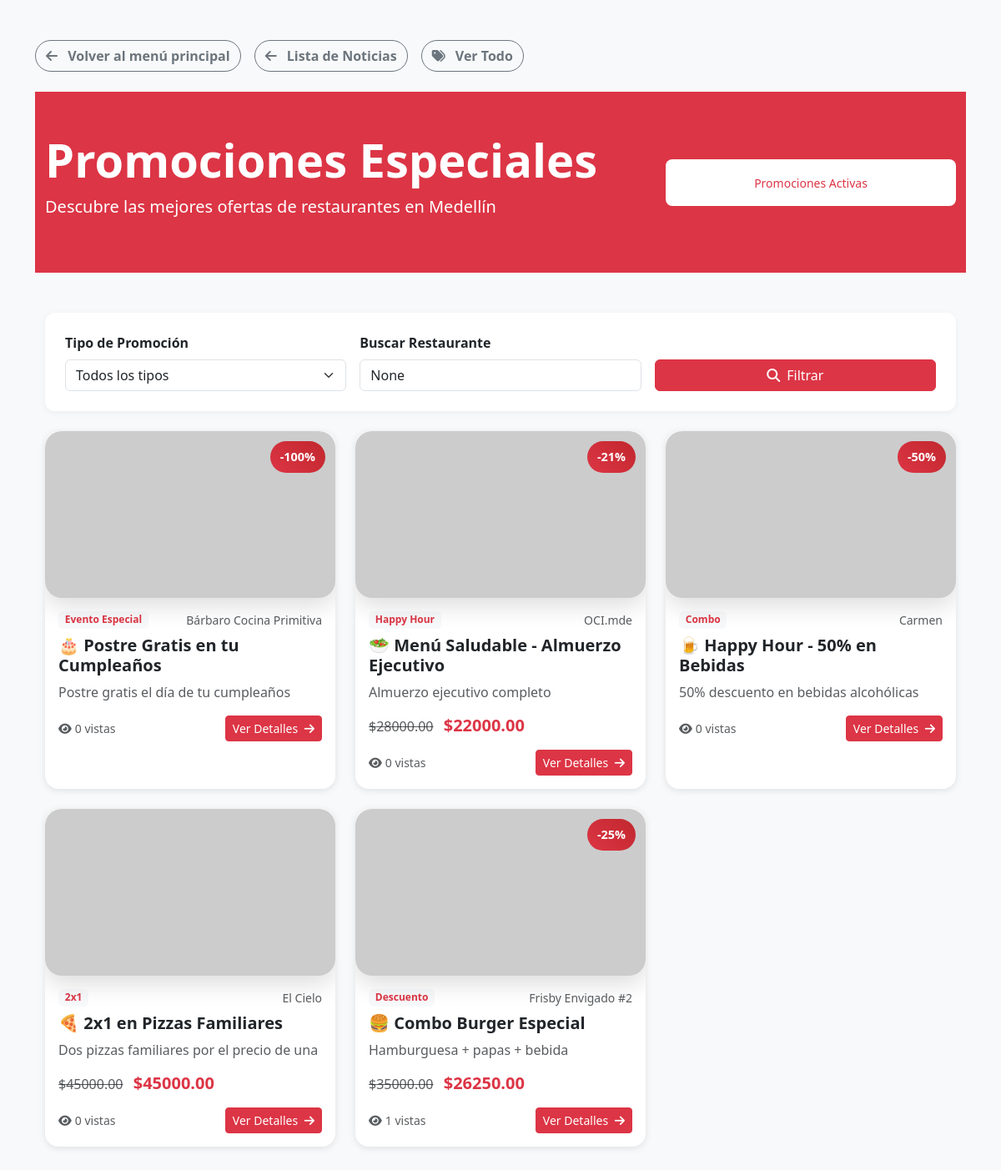
The app's page /promociones/ with its own data.
### promociones/models.py (models this page shows, shortened)
class Promocion(models.Model):
    titulo = models.CharField(max_length=200, help_text="Título llamativo de la promoción")
    descripcion = models.TextField(help_text="Descripción detallada de la promoción")
    descripcion_corta = models.CharField(max_length=150, help_text="Descripción breve para tarjetas")
    restaurante = models.ForeignKey(Business, on_delete=models.CASCADE, related_name='promociones')
    tipo_promocion = models.ForeignKey(TipoPromocion, on_delete=models.CASCADE)
    descuento_porcentaje = models.DecimalField(max_digits=5, decimal_places=2, blank=True, null=True, help_text="Ej: 25.00 para 25%")
    precio_original = models.DecimalField(max_digits=10, decimal_places=2, blank=True, null=True)
    precio_promocional = models.DecimalField(max_digits=10, decimal_places=2, blank=True, null=True)
    fecha_inicio = models.DateField()
    fecha_fin = models.DateField()
    hora_inicio = models.TimeField(blank=True, null=True, help_text="Hora de inicio diaria")
    hora_fin = models.TimeField(blank=True, null=True, help_text="Hora de fin diaria")
    dias_validos = models.CharField(max_length=20, default="1234567", help_text="1=Lunes, 7=Domingo")
    activa = models.BooleanField(default=True)
    limite_personas = models.PositiveIntegerField(blank=True, null=True, help_text="Límite de personas que pueden usar la promoción")
    usos_actuales = models.PositiveIntegerField(default=0)
    imagen_principal = models.URLField(blank=True, null=True)
    imagen_secundaria = models.URLField(blank=True, null=True)
    terminos_condiciones = models.TextField(blank=True, help_text="Términos y condiciones específicos")
    creada_en = models.DateTimeField(auto_now_add=True)
    actualizada_en = models.DateTimeField(auto_now=True)
    creada_por = models.ForeignKey(settings.AUTH_USER_MODEL, on_delete=models.SET_NULL, null=True, blank=True)
    vistas = models.PositiveIntegerField(default=0)
    me_gusta = models.PositiveIntegerField(default=0)
    def calcular_descuento(self):
        if self.precio_original and self.precio_promocional:
            descuento = ((self.precio_original - self.precio_promocional) / self.precio_original) * 100
            return round(descuento, 2)
        return self.descuento_porcentaje
    def tiempo_restante(self):
        hoy = timezone.now().date()
        if self.fecha_fin > hoy:
            return (self.fecha_fin - hoy).days
        return 0
    class Meta:
        verbose_name = "Promoción"
        verbose_name_plural = "Promociones"
        ordering = ['-creada_en']

class TipoPromocion(models.Model):
    nombre = models.CharField(max_length=50, unique=True)
    descripcion = models.TextField(blank=True)
    class Meta:
        verbose_name = "Tipo de Promoción"
        verbose_name_plural = "Tipos de Promociones"

### appdely/models.py (models this page shows, shortened)
class Business(models.Model):
    business_name = models.CharField(max_length=50)
    address = models.CharField(max_length=100)
    description = models.TextField()
    phone_number = models.CharField(max_length=30)
    email = models.CharField(max_length=50)
    status = models.BooleanField(default=True)
    created_at = models.DateTimeField(auto_now_add=True)
    updated_at = models.DateTimeField(auto_now=True)
    business_type = models.ForeignKey(BusinessType, on_delete=models.CASCADE)
    image_url = models.CharField(max_length=100, blank=True, null=True)
    def average_rating(self):
        reviews = self.review_set.all()
        if reviews.exists():
            return round(sum(r.rating for r in reviews) / reviews.count(), 2)
        return None
    average_rating.short_description = 'Promedio de Calificación'

### promociones/views.py (the view)
# urls.py: path('', views.promociones_list, name='promociones_list'),
def promociones_list(request):
    promociones = Promocion.objects.filter(activa=True).select_related('restaurante', 'tipo_promocion')
    tipo_filtro = request.GET.get('tipo')
    if tipo_filtro:
        promociones = promociones.filter(tipo_promocion__id=tipo_filtro)
    restaurante_filtro = request.GET.get('restaurante')
    if restaurante_filtro:
        promociones = promociones.filter(restaurante__business_name__icontains=restaurante_filtro)
    promociones = promociones.order_by('-creada_en')
    paginator = Paginator(promociones, 12)  # 12 promociones por página
    page_number = request.GET.get('page')
    page_obj = paginator.get_page(page_number)
    tipos_promocion = TipoPromocion.objects.all()
    context = {
        'promociones': page_obj,
        'tipos_promocion': tipos_promocion,
        'tipo_seleccionado': tipo_filtro,
        'restaurante_busqueda': restaurante_filtro,
    }
    return render(request, 'promociones/promociones_list.html', context)

### promociones/templates/promociones/promociones_list.html (shortened to what this page needs)
{% load static %}
<!DOCTYPE html>
<html lang="es">
<head>
  <link href="https://cdn.jsdelivr.net/npm/bootstrap@5.3.0/dist/css/bootstrap.min.css" rel="stylesheet">
  <link href="https://cdnjs.cloudflare.com/ajax/libs/font-awesome/6.4.0/css/all.min.css" rel="stylesheet">
  <link rel="stylesheet" href="{% static 'promociones/css/promocion.css' %}">
</head>
<body>
    <div class="container my-5">
    <div class="mb-4 d-flex gap-3 flex-wrap">
        <a href="{% url 'business_list' %}" class="btn btn-outline-secondary" style="border-radius:30px; font-weight:600;">
            <i class="fa-solid fa-arrow-left me-2"></i> Volver al menú principal
        </a>
        <a href="{% url 'noticias_list' %}" class="btn btn-outline-secondary" style="border-radius:30px; font-weight:600;">
            <i class="fa-solid fa-arrow-left me-2"></i> Lista de Noticias
        </a>
        <a href="{% url 'promociones_noticias' %}" class="btn btn-outline-secondary" style="border-radius:30px; font-weight:600;">
            <i class="fa-solid fa-tags me-2"></i> Ver Todo
        </a>
    </div>
  <div class="bg-danger text-white py-5">
    <div class="container">
      <div class="row align-items-center">
        <div class="col-md-8">
          <h1 class="display-4 fw-bold">Promociones Especiales</h1>
          <p class="lead">Descubre las mejores ofertas de restaurantes en Medellín</p>
        </div>
        <div class="col-md-4 text-center">
          <div class="bg-white text-danger rounded-3 p-3">
            <small>Promociones Activas</small>
          </div>
        </div>
      </div>
    </div>
  </div>
  <div class="container my-5">
    <div class="filter-section p-4 mb-4">
      <form method="GET" class="row g-3 align-items-end">
        <div class="col-md-4">
          <label class="form-label fw-bold">Tipo de Promoción</label>
          <select name="tipo" class="form-select">
            <option value="">Todos los tipos</option>
          </select>
        </div>
        <div class="col-md-4">
          <label class="form-label fw-bold">Buscar Restaurante</label>
          <input type="text" name="restaurante" class="form-control"
                 placeholder="Nombre del restaurante" value="{{ restaurante_busqueda }}">
        </div>
        <div class="col-md-4">
          <button type="submit" class="btn btn-danger w-100">
            <i class="fas fa-search me-2"></i>Filtrar
          </button>
        </div>
      </form>
    </div>
    <div class="row g-4">
      {% for promocion in promociones %}
      <div class="col-md-6 col-lg-4">
        <div class="card promo-card h-100">
          <div class="position-relative">
            <img src="{{ promocion.imagen_principal|default:'https://via.placeholder.com/400x200/dc3545/ffffff?text=Promoción' }}"
                 class="card-img-top promo-image"
                 alt="{{ promocion.titulo }}"
                 onerror="this.src='https://via.placeholder.com/400x200/dc3545/ffffff?text={{ promocion.titulo|urlencode }}';">
            {% if promocion.calcular_descuento %}
            <div class="discount-badge">
              -{{ promocion.calcular_descuento|floatformat:0 }}%
            </div>
            {% endif %}
          </div>
          <div class="card-body">
            <div class="d-flex justify-content-between align-items-start mb-2">
              <span class="badge bg-light text-danger">{{ promocion.tipo_promocion.nombre }}</span>
              <small class="text-muted">{{ promocion.restaurante.business_name }}</small>
            </div>
            <h5 class="card-title fw-bold">{{ promocion.titulo }}</h5>
            <p class="card-text text-muted">{{ promocion.descripcion_corta }}</p>
            {% if promocion.precio_original and promocion.precio_promocional %}
            <div class="price-section mb-3">
              <span class="text-decoration-line-through text-muted">${{ promocion.precio_original }}</span>
              <span class="h5 text-danger fw-bold ms-2">${{ promocion.precio_promocional }}</span>
            </div>
            {% endif %}
            <div class="d-flex justify-content-between align-items-center">
              <small class="text-muted">
                <i class="fas fa-eye me-1"></i>{{ promocion.vistas }} vistas
              </small>
              <a href="{% url 'promocion_detail' promocion.pk %}" class="btn btn-danger btn-sm">
                Ver Detalles <i class="fas fa-arrow-right ms-1"></i>
              </a>
            </div>
          </div>
        </div>
      </div>
      {% empty %}
      <div class="col-12 text-center py-5">
        <i class="fas fa-tag text-muted mb-3" style="font-size: 3rem;"></i>
        <h4 class="text-muted">No hay promociones disponibles</h4>
        <p class="text-muted">Pronto tendremos nuevas ofertas para ti</p>
      </div>
      {% endfor %}
    </div>
  </div>
</body>
</html>

### promociones/static/promociones/css/promocion.css (style rules this page uses)
body { background-color: #f8f9fa; }
.promo-card { border-radius: 16px; overflow: hidden; transition: all 0.3s ease; border: none; box-shadow: 0 2px 8px rgba(0,0,0,0.1); }
.promo-image { height: 200px; object-fit: cover; position: relative; }
.discount-badge { position: absolute; top: 12px; right: 12px; background: linear-gradient(45deg, #dc3545, #c1272d); color: white; padding: 8px 12px; border-radius: 20px; font-weight: bold; font-size: 0.9rem; }
.filter-section { background: white; border-radius: 12px; box-shadow: 0 2px 8px rgba(0,0,0,0.05); }
.promo-image { border-radius: 20px; box-shadow: 0 8px 30px rgba(0,0,0,0.15); }

### records on screen
Promocion: calcular_descuento "100", tipo_promocion.nombre "Evento Especial", restaurante.business_name "Bárbaro Cocina Primitiva", titulo "🎂 Postre Gratis en tu Cumpleaños", descripcion_corta "Postre gratis el día de tu cumpleaños", vistas "0"
Promocion: calcular_descuento "21", tipo_promocion.nombre "Happy Hour", restaurante.business_name "OCI.mde", titulo "🥗 Menú Saludable - Almuerzo Ejecutivo", descripcion_corta "Almuerzo ejecutivo completo", precio_original "28000.00", precio_promocional "22000.00", vistas "0"
Promocion: calcular_descuento "50", tipo_promocion.nombre "Combo", restaurante.business_name "Carmen", titulo "🍺 Happy Hour - 50% en Bebidas", descripcion_corta "50% descuento en bebidas alcohólicas", vistas "0"
Promocion: tipo_promocion.nombre "2x1", restaurante.business_name "El Cielo", titulo "🍕 2x1 en Pizzas Familiares", descripcion_corta "Dos pizzas familiares por el precio de una", precio_original "45000.00", precio_promocional "45000.00", vistas "0"
Promocion: calcular_descuento "25", tipo_promocion.nombre "Descuento", restaurante.business_name "Frisby Envigado #2", titulo "🍔 Combo Burger Especial", descripcion_corta "Hamburguesa + papas + bebida", precio_original "35000.00", precio_promocional "26250.00", vistas "1"
